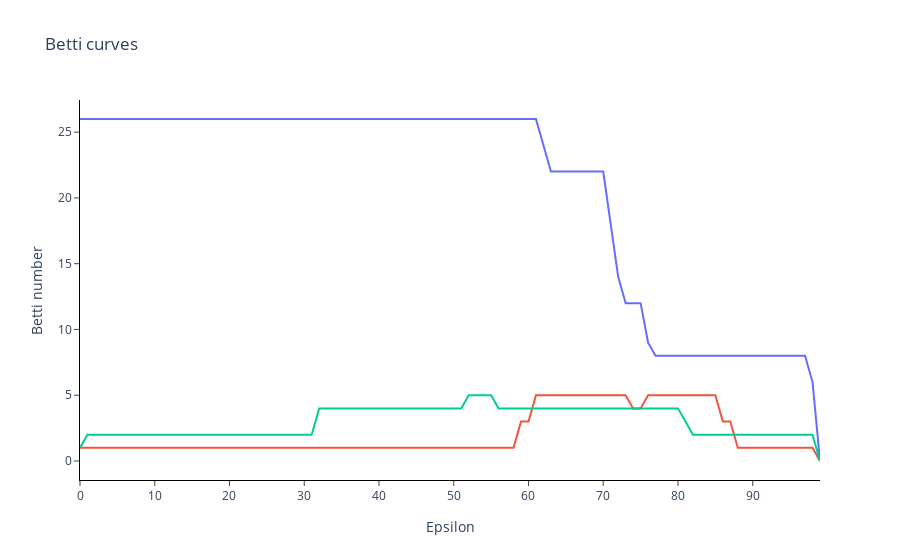

Write notebook code for a chart like this one.
### Markdown cell above
Similar to the persistence diagram, there is a second plot called Betti curves that focuses on how the number of holes changes with increasing $\varepsilon$ in the filtration.

Here we can extract e.g. the area under the curve as a feature.

### Code cell
X_betti_curves.shape
print('Area under the Betti curve with dimension = 1:', area_under_Betti_curve(X_betti_curves, homology_dim=1)[0])
plot_betti_curves(X_betti_curves[0])

### Figure 1 — Plotly figure (JSON) as saved in the notebook; plotly's stock layout.template omitted (floating-point values rounded to 4 significant figures)
{"data": [{"hoverinfo": "none", "mode": "lines", "name": "0", "showlegend": false, "type": "scatter", "x": [0, 1, 2, 3, 4, 5, 6, 7, 8, 9, 10, 11, 12, 13, 14, 15, 16, 17, 18, 19, 20, 21, 22, 23, 24, 25, 26, 27, 28, 29, 30, 31, 32, 33, 34, 35, 36, 37, 38, 39, 40, 41, 42, 43, 44, 45, 46, 47, 48, 49, 50, 51, 52, 53, 54, 55, 56, 57, 58, 59, 60, 61, 62, 63, 64, 65, 66, 67, 68, 69, 70, 71, 72, 73, 74, 75, 76, 77, 78, 79, 80, 81, 82, 83, 84, 85, 86, 87, 88, 89, 90, 91, 92, 93, 94, 95, 96, 97, 98, 99], "y": [26, 26, 26, 26, 26, 26, 26, 26, 26, 26, 26, 26, 26, 26, 26, 26, 26, 26, 26, 26, 26, 26, 26, 26, 26, 26, 26, 26, 26, 26, 26, 26, 26, 26, 26, 26, 26, 26, 26, 26, 26, 26, 26, 26, 26, 26, 26, 26, 26, 26, 26, 26, 26, 26, 26, 26, 26, 26, 26, 26, 26, 26, 24, 22, 22, 22, 22, 22, 22, 22, 22, 18, 14, 12, 12, 12, 9, 8, 8, 8, 8, 8, 8, 8, 8, 8, 8, 8, 8, 8, 8, 8, 8, 8, 8, 8, 8, 8, 6, 0]}, {"hoverinfo": "none", "mode": "lines", "name": "1", "showlegend": false, "type": "scatter", "x": [0, 1, 2, 3, 4, 5, 6, 7, 8, 9, 10, 11, 12, 13, 14, 15, 16, 17, 18, 19, 20, 21, 22, 23, 24, 25, 26, 27, 28, 29, 30, 31, 32, 33, 34, 35, 36, 37, 38, 39, 40, 41, 42, 43, 44, 45, 46, 47, 48, 49, 50, 51, 52, 53, 54, 55, 56, 57, 58, 59, 60, 61, 62, 63, 64, 65, 66, 67, 68, 69, 70, 71, 72, 73, 74, 75, 76, 77, 78, 79, 80, 81, 82, 83, 84, 85, 86, 87, 88, 89, 90, 91, 92, 93, 94, 95, 96, 97, 98, 99], "y": [1, 1, 1, 1, 1, 1, 1, 1, 1, 1, 1, 1, 1, 1, 1, 1, 1, 1, 1, 1, 1, 1, 1, 1, 1, 1, 1, 1, 1, 1, 1, 1, 1, 1, 1, 1, 1, 1, 1, 1, 1, 1, 1, 1, 1, 1, 1, 1, 1, 1, 1, 1, 1, 1, 1, 1, 1, 1, 1, 3, 3, 5, 5, 5, 5, 5, 5, 5, 5, 5, 5, 5, 5, 5, 4, 4, 5, 5, 5, 5, 5, 5, 5, 5, 5, 5, 3, 3, 1, 1, 1, 1, 1, 1, 1, 1, 1, 1, 1, 0]}, {"hoverinfo": "none", "mode": "lines", "name": "2", "showlegend": false, "type": "scatter", "x": [0, 1, 2, 3, 4, 5, 6, 7, 8, 9, 10, 11, 12, 13, 14, 15, 16, 17, 18, 19, 20, 21, 22, 23, 24, 25, 26, 27, 28, 29, 30, 31, 32, 33, 34, 35, 36, 37, 38, 39, 40, 41, 42, 43, 44, 45, 46, 47, 48, 49, 50, 51, 52, 53, 54, 55, 56, 57, 58, 59, 60, 61, 62, 63, 64, 65, 66, 67, 68, 69, 70, 71, 72, 73, 74, 75, 76, 77, 78, 79, 80, 81, 82, 83, 84, 85, 86, 87, 88, 89, 90, 91, 92, 93, 94, 95, 96, 97, 98, 99], "y": [1, 2, 2, 2, 2, 2, 2, 2, 2, 2, 2, 2, 2, 2, 2, 2, 2, 2, 2, 2, 2, 2, 2, 2, 2, 2, 2, 2, 2, 2, 2, 2, 4, 4, 4, 4, 4, 4, 4, 4, 4, 4, 4, 4, 4, 4, 4, 4, 4, 4, 4, 4, 5, 5, 5, 5, 4, 4, 4, 4, 4, 4, 4, 4, 4, 4, 4, 4, 4, 4, 4, 4, 4, 4, 4, 4, 4, 4, 4, 4, 4, 3, 2, 2, 2, 2, 2, 2, 2, 2, 2, 2, 2, 2, 2, 2, 2, 2, 2, 0]}], "layout": {"plot_bgcolor": "white", "showlegend": false, "title": {"text": "Betti curves"}, "xaxis": {"anchor": "x", "exponentformat": "e", "linecolor": "black", "linewidth": 1, "mirror": false, "showexponent": "all", "showline": true, "side": "bottom", "ticks": "outside", "title": {"text": "Epsilon"}, "type": "linear", "zeroline": true}, "yaxis": {"anchor": "y", "exponentformat": "e", "linecolor": "black", "linewidth": 1, "mirror": false, "showexponent": "all", "showline": true, "side": "left", "ticks": "outside", "title": {"text": "Betti number"}, "type": "linear", "zeroline": true}}}
